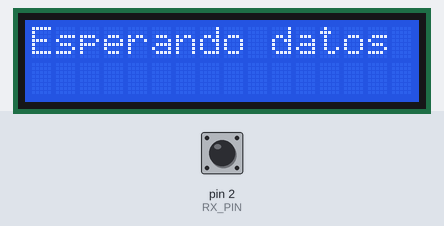
Bench run of a sketch on a simulated Arduino Uno, built with avr-gcc and run on an emulated ATmega328P. Shown: 16×2 character LCD. Inputs (shaded band) come from the test bench; at power-on: pin 2 (RX_PIN) HIGH. What the sketch prints to the serial monitor is not drawn.

Above: at 1.2 s.
1.3 s: pin 2 (RX_PIN) pulled LOW for 3.2 s
At 1.7 s:
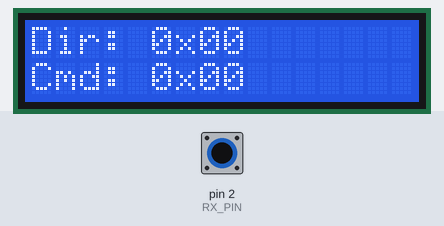
6.8 s: pin 2 (RX_PIN) pulled LOW for 0.15 s
9.9 s: pin 2 (RX_PIN) pulled LOW for 1 s
Timing chart, 0 to 12.9 s (numbered marks = the images above; inputs shaded):
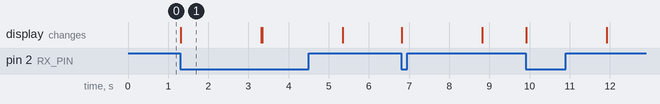

The sketch:

Receptor.ino
```cpp
#include <LiquidCrystal.h>

// --- Configuración del LCD ---
LiquidCrystal lcd(7, 6, 5, 4, 3, 8);

// --- Configuración del receptor ---
const int RX_PIN = 2;              // Pin donde llega la señal del transmisor
const unsigned int HALF_BIT_US = 416; // Igual que en el transmisor (1200 bps)
const unsigned int BIT_TIME = 2 * HALF_BIT_US;

byte direccion = 0;
byte comando = 0;

void setup() {
  pinMode(RX_PIN, INPUT_PULLUP);
  lcd.begin(16, 2);
  lcd.print("Esperando datos");
  Serial.begin(9600);
}

void loop() {
  // Detectar inicio de trama (flanco alto->bajo)
  if (esperarStartBit()) {
    direccion = recibirByte();
    comando = recibirByte();

    // Mostrar resultados
    lcd.clear();
    lcd.setCursor(0, 0);
    lcd.print("Dir: 0x");
    if (direccion < 0x10) lcd.print("0");
    lcd.print(direccion, HEX);

    lcd.setCursor(0, 1);
    lcd.print("Cmd: 0x");
    if (comando < 0x10) lcd.print("0");
    lcd.print(comando, HEX);

    Serial.print("Direccion: 0x");
    Serial.print(direccion, HEX);
    Serial.print("  Comando: 0x");
    Serial.println(comando, HEX);

    delay(2000);
    lcd.clear();
    lcd.print("Esperando datos");
  }
}

// ========================================================
// Esperar bit de inicio (Manchester: 1 = HIGH→LOW)
// ========================================================
bool esperarStartBit() {
  // Espera una transición de HIGH→LOW
  static int lastState = HIGH;
  while (true) {
    int state = digitalRead(RX_PIN);
    if (lastState == HIGH && state == LOW) {
      delayMicroseconds(HALF_BIT_US); // Centrar la lectura en el medio del bit
      return true;
    }
    lastState = state;
  }
}

// ========================================================
// Recibir un byte Manchester
// ========================================================
byte recibirByte() {
  byte valor = 0;
  for (int i = 7; i >= 0; i--) {
    bool firstHalf = digitalRead(RX_PIN);
    delayMicroseconds(HALF_BIT_US);
    bool secondHalf = digitalRead(RX_PIN);
    delayMicroseconds(HALF_BIT_US);

    bool bitVal;

    // Decodificación Manchester:
    // 1 → HIGH→LOW
    // 0 → LOW→HIGH
    if (firstHalf == HIGH && secondHalf == LOW)
      bitVal = 1;
    else if (firstHalf == LOW && secondHalf == HIGH)
      bitVal = 0;
    else
      bitVal = 0; // Por si hay error, lo tratamos como 0

    bitWrite(valor, i, bitVal);
  }
  return valor;
}
```

Measured:
- after the input at 1.3 s, the display: changes at once (image 1)
- what the display in image 1 shows lasts 2.0 s, from 1.3 s to 3.3 s
